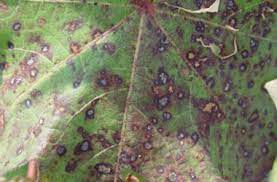
#> input picture Leaf disease detection OpenCV/disease.jpg, 277 x 182 px
$ jupyter execute Leaf.ipynb
#> lines starting #> are read from the running program, lines starting #| are printed output that depends on the picture
[cell 1]
import cv2 as cv

[cell 2]
image = cv.imread('disease.jpg')
#> image is the input picture: shape (182, 277, 3); mean B, G, R 100, 124.2, 123.7

[cell 3]
leaf_cascade = cv.CascadeClassifier('cascade.xml')
image = cv.imread('disease.jpg')
g = cv.cvtColor(image, cv.COLOR_BGR2GRAY)
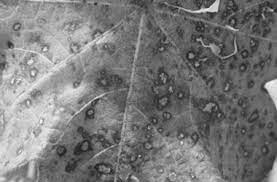
#> g: shape (182, 277); min 24, max 250, mean 121.3
leaf = leaf_cascade.detectMultiScale(g)
#> leaf = 25 rows, first 6: [155, 0, 26, 26], [9, 36, 26, 26], [197, 35, 26, 26], [147, 37, 56, 56], [247, 108, 26, 26], [202, 111, 29, 29]
print(leaf)
#> (printed output is left out)

[cell 4]
from PIL import Image, ImageDraw
im = Image.fromarray(g, mode='L')
dr = ImageDraw.Draw(im)
part = leaf.tolist()[0]
#> part = [155, 0, 26, 26]
print(part)
#| [155, 0, 26, 26]
dr.rectangle((part[0], part[1], part[0] + part[2], part[1] + part[3]), outline = 'red')
display(im)

[cell 5]
print(im.size)
#| (277, 182)

[cell 6]
def shf(leaf):
    pil = Image.open('disease.jpg').convert('RGB')
    d = ImageDraw.Draw(pil)
    for x,y,w,h in leaf:
        d.rectangle((x,y,x+w,y+h), outline = 'orange')
    display(pil)

[cell 7]
leaf = leaf_cascade.detectMultiScale(cv.imread('disease.jpg'), 2.10)
#> leaf = [[206, 5, 50, 50], [33, 18, 50, 50], [144, 43, 50, 50], [205, 57, 50, 50], [16, 89, 50, 50], [151, 86, 50, 50], [71, 89, 50, 50], [101, 92, 50, 50], [138, 121, 50, 50], [79, 127, 50, 50]]
print(leaf)
#| [[206   5  50  50]
#|  [ 33  18  50  50]
#|  [144  43  50  50]
#|  [205  57  50  50]
#|  [ 16  89  50  50]
#|  [151  86  50  50]
#|  [ 71  89  50  50]
#|  [101  92  50  50]
#|  [138 121  50  50]
#|  [ 79 127  50  50]]
shf(leaf)
#> the loop in shf, `for x,y,w,h in leaf:` made 10 passes
#> (x, y) on passes 1 to 10: (206, 5), (33, 18), (144, 43), (205, 57), (16, 89), (151, 86), (71, 89), (101, 92), (138, 121), (79, 127)
#> in shf, `display(pil)`:
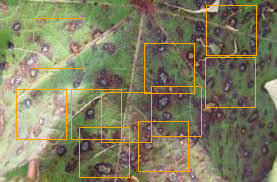
#> shown: PIL image 277x182 RGB; mean R, G, B 128.8, 126, 96.3

[cell 8]
def shf_h(leaf):
    pil = Image.open('healthy.jpg').convert('RGB')
    d = ImageDraw.Draw(pil)
    for x,y,w,h in leaf:
        d.rectangle((x,y,x+w,y+h), outline = 'orange')
    display(pil)

[cell 9]
leaf = leaf_cascade.detectMultiScale(cv.imread('healthy.jpg'), 2.10)
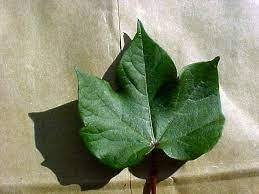
#> input picture Leaf disease detection OpenCV/healthy.jpg, 259 x 194 px
#> leaf = [[85, 130, 24, 24], [76, 88, 50, 50]]
print(leaf)
#| [[ 85 130  24  24]
#|  [ 76  88  50  50]]
shf_h(leaf)
#> the loop in shf_h, `for x,y,w,h in leaf:` made 2 passes
#> in shf_h, `display(pil)`:
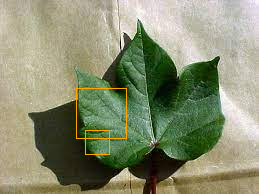
#> shown: PIL image 259x194 RGB; mean R, G, B 136, 141.6, 112.2
